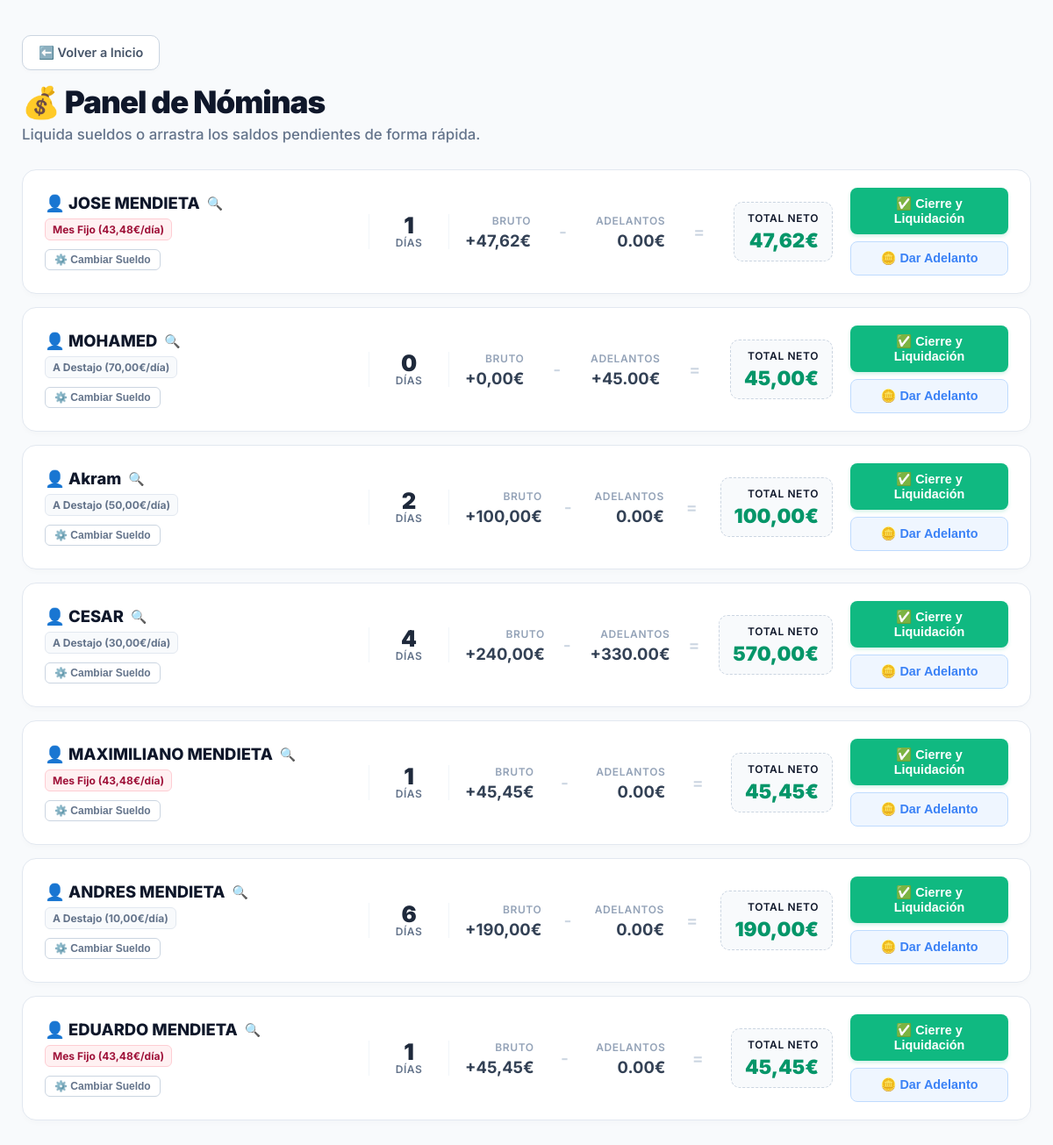
The app's page /nominas/ (signed in), older data.
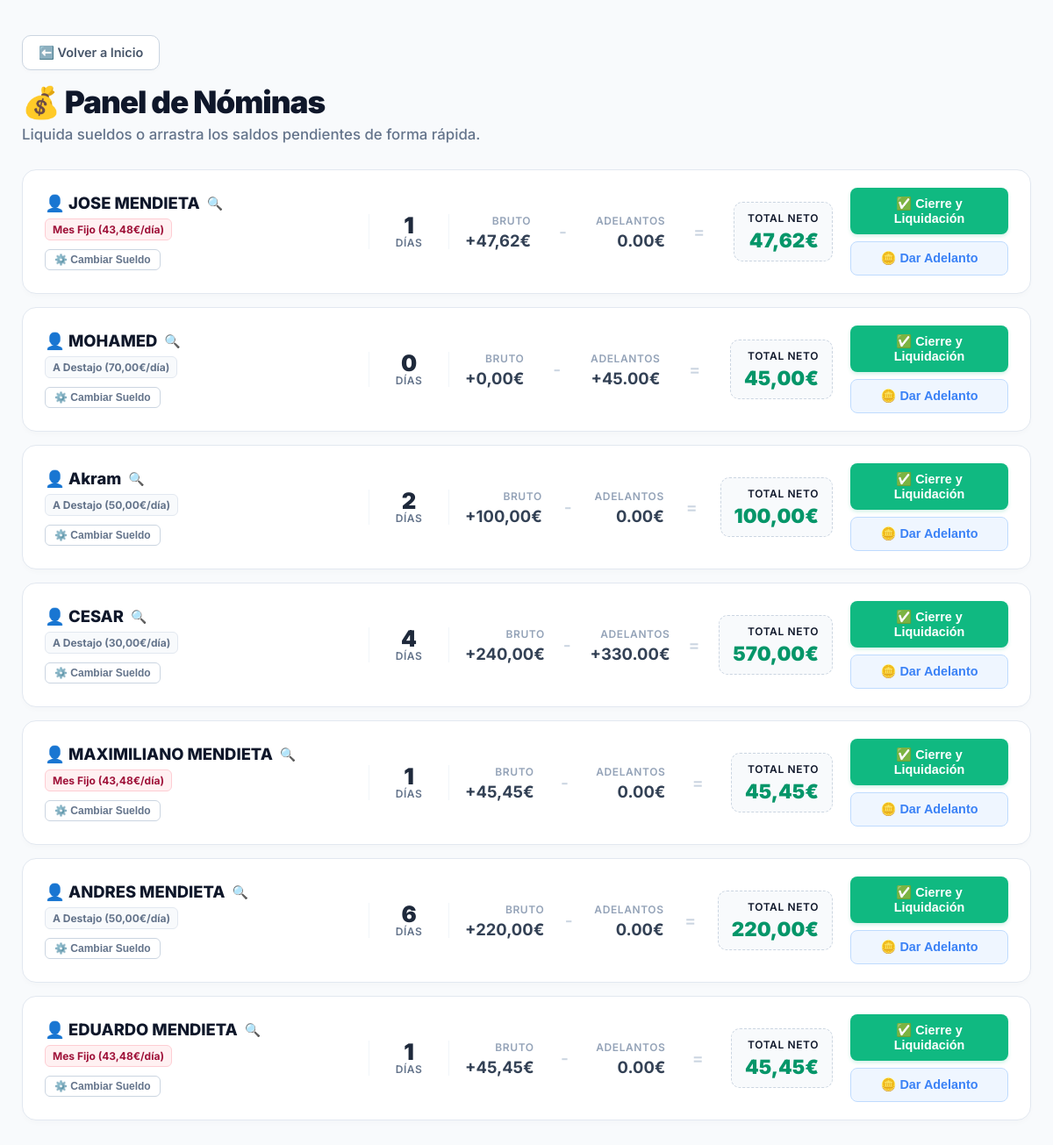
The same page, newer data.
### taller/models.py (models this page shows, shortened)
class Empleado(models.Model):
    nombre = models.CharField(max_length=100)
    telefono = models.CharField(max_length=20, blank=True, null=True)
    sueldo_por_dia = models.DecimalField(max_digits=10, decimal_places=2, default=50.00)
    es_sueldo_fijo = models.BooleanField(default=False)
    sueldo_fijo_mensual = models.DecimalField(max_digits=8, decimal_places=2, default=1000.00)
    es_chapista = models.BooleanField(default=False, verbose_name="Trabaja a Comisión (Ej: Chapa y Pintura)")
    porcentaje_comision = models.DecimalField(max_digits=5, decimal_places=2, default=60.00, verbose_name="Porcentaje de Comisión (%)")
    valor_jornada_taller = models.DecimalField(max_digits=10, decimal_places=2, default=50.00, verbose_name="Valor Día (Trabajo Interno/Taller)")

### taller/views.py (the view, shortened to what this page needs)
# urls.py: path('nominas/', views.panel_nominas, name='panel_nominas'),
@login_required
def panel_nominas(request):
    hoy = timezone.now().date()
    empleados = Empleado.objects.all()
    datos_nominas = []
    for emp in empleados:
        asistencias_pendientes = Asistencia.objects.filter(empleado=emp, pagado=False, hora_salida__isnull=False)
        for asistencia in asistencias_pendientes:
            if asistencia.sueldo_ganado == Decimal('0.00') and asistencia.tipo_jornada != 'Chapa':
                asistencia.sueldo_ganado = asistencia.calcular_sueldo_del_dia()
                asistencia.save(update_fields=['sueldo_ganado'])
        dias_pendientes_totales = asistencias_pendientes.values('fecha').distinct().count()
        fechas_exactas = asistencias_pendientes.values_list('fecha', flat=True).distinct()
        fechas_str = ", ".join([f.strftime('%d/%m') for f in fechas_exactas])
        sueldo_bruto = asistencias_pendientes.aggregate(total=Sum('sueldo_ganado'))['total'] or Decimal('0.00')
        dias_mes = 0
        valor_dia = Decimal('0.00')
        if emp.es_chapista:
            valor_dia = emp.valor_jornada_taller
        elif emp.es_sueldo_fijo:
            dias_mes = obtener_dias_laborables_mes(hoy)
            valor_dia = (emp.sueldo_fijo_mensual / dias_mes) if dias_mes else Decimal('0.00')
        else:
            valor_dia = emp.sueldo_por_dia
        adelantos_pendientes = AdelantoSueldo.objects.filter(empleado=emp, liquidado=False)
        total_adelantos = sum(a.importe for a in adelantos_pendientes)
        total_neto = sueldo_bruto - total_adelantos
        datos_nominas.append({
            'empleado': emp,
            'dias': dias_pendientes_totales,
            'fechas_str': fechas_str,
            'bruto': sueldo_bruto,
            'adelantos': total_adelantos,
            'neto': total_neto,
            'valor_dia': valor_dia,
            'dias_mes': dias_mes
        })
    return render(request, 'taller/panel_nominas.html', {
        'datos_nominas': datos_nominas,
        'hoy_fecha': hoy.strftime('%Y-%m-%d')
    })

### taller/views.py (called while the page is built)
def obtener_dias_laborables_mes(fecha):
    dias_en_mes = calendar.monthrange(fecha.year, fecha.month)[1]
    dias_laborables = 0
    for dia in range(1, dias_en_mes + 1):
        if calendar.weekday(fecha.year, fecha.month, dia) < 5:
            dias_laborables += 1
    return Decimal(str(dias_laborables))

### taller/templates/taller/panel_nominas.html (shortened to what the changed rows need)
<!DOCTYPE html>
{% load static %}
<html lang="es">
<head>
</head>
<body>
    <div class="container">
        <div class="header">
            <div>
                <h1 class="header-title">💰 Panel de Nóminas</h1>
            </div>
        </div>
        <div class="nomina-list">
            {% for dato in datos_nominas %}
            <div class="nomina-card">
                <div class="nomina-main">
                    <div class="emp-info">
                        <a href="{% url 'detalle_nomina' dato.empleado.id %}" class="emp-name">
                            <span>👤 {{ dato.empleado.nombre }}</span>
                            <span style="font-size: 0.8em; color: #94a3b8;">🔍</span>
                        </a>
                        {% if dato.empleado.es_sueldo_fijo %}
                            <span class="emp-badge" style="color: #9f1239; background: #fff1f2; border-color: #fecdd3;">Mes Fijo ({{ dato.valor_dia|floatformat:2 }}€/día)</span>
                        {% else %}
                            <span class="emp-badge">A Destajo ({{ dato.empleado.sueldo_por_dia }}€/día)</span>
                        {% endif %}
                        <button type="button" class="btn-cambiar-sueldo" onclick="toggleDrawer('drawer-sueldo-{{ dato.empleado.id }}', null)">
                            ⚙️ Cambiar Sueldo
                        </button>
                    </div>
                    <div class="emp-days">
                        <div class="days-num">{{ dato.dias }}</div>
                        <div class="days-lbl">Días</div>
                    </div>
                    <div class="emp-finance">
                        <div class="fin-block">
                            <span class="fin-lbl">Bruto</span>
                            <span class="fin-val text-success">+{{ dato.bruto|floatformat:2 }}€</span>
                        </div>
                        <div class="fin-block" style="padding: 0 10px;">
                            <span class="fin-lbl" style="font-size: 1.2em; color: #cbd5e1; margin:0;">-</span>
                        </div>
                        <div class="fin-block">
                            <span class="fin-lbl">Adelantos</span>
                            <span class="fin-val text-danger">
                                {% if dato.adelantos > 0 %}{{ dato.adelantos|floatformat:2 }}€
                                {% elif dato.adelantos < 0 %}+{{ dato.adelantos|stringformat:".2f"|slice:"1:" }}€
                                {% else %}0.00€{% endif %}
                            </span>
                        </div>
                        <div class="fin-block" style="padding: 0 10px;">
                            <span class="fin-lbl" style="font-size: 1.2em; color: #cbd5e1; margin:0;">=</span>
                        </div>
                        <div class="fin-neto {% if dato.neto < 0 %}negativo{% endif %}">
                            <span class="fin-lbl">Total Neto</span>
                            <span class="fin-val">{{ dato.neto|floatformat:2 }}€</span>
                        </div>
                    </div>
                    <div class="emp-actions">
                        {% if dato.dias > 0 or dato.adelantos != 0 %}
                            <button type="button" class="btn-action btn-liquidar" onclick="toggleDrawer('drawer-liquidar-{{ dato.empleado.id }}', 'drawer-adelanto-{{ dato.empleado.id }}')">
                                ✅ Cierre y Liquidación
                            </button>
                        {% else %}
                            <button type="button" class="btn-action btn-disabled" disabled>🎉 Todo al día</button>
                        {% endif %}
                        <button type="button" class="btn-action btn-adelanto" onclick="toggleDrawer('drawer-adelanto-{{ dato.empleado.id }}', 'drawer-liquidar-{{ dato.empleado.id }}')">
                            🪙 Dar Adelanto
                        </button>
                    </div>
                </div>
            </div>
            {% endfor %}
        </div>
    </div>
</body>
</html>

Row changes from the older to the newer data that the page shows:
changed Empleado "ANDRES MENDIETA": empleado.sueldo_por_dia "10,00" → "50,00"; bruto "190,00" → "220,00"; neto "190,00" → "220,00"
